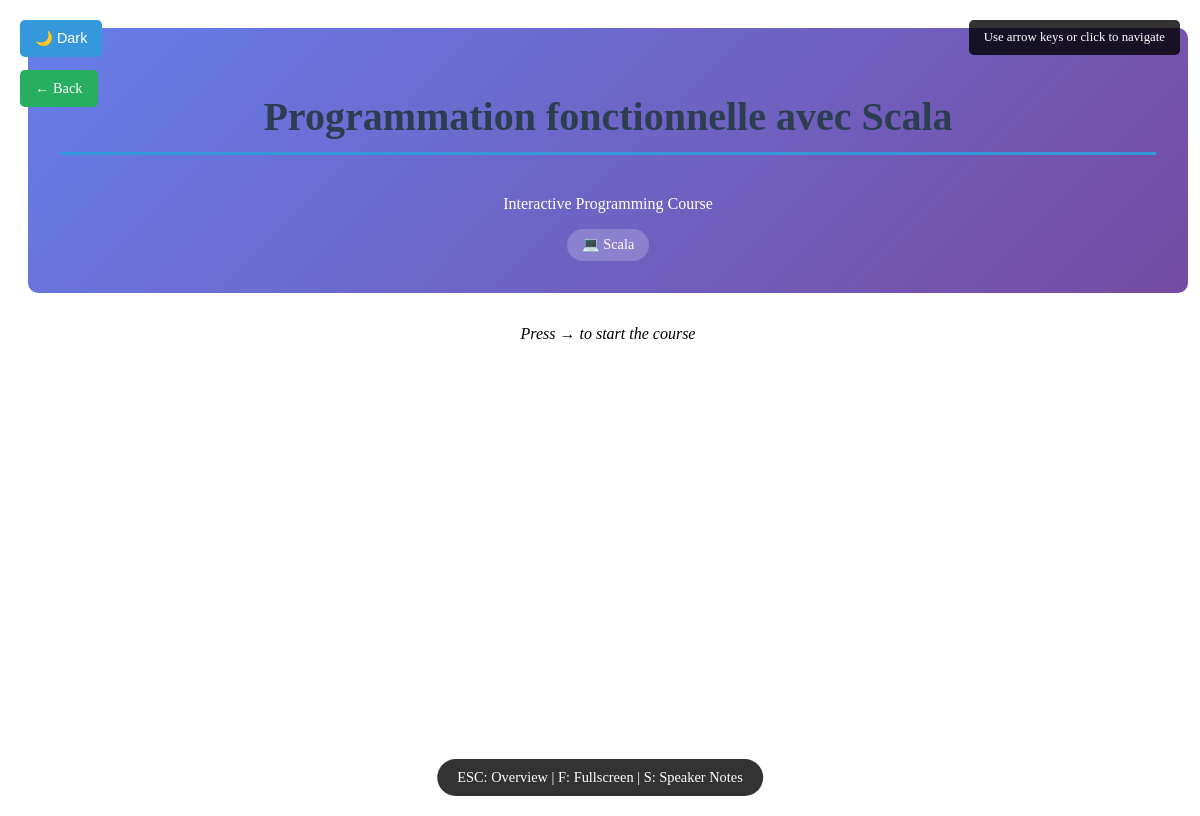
The page /course/1/slides (signed in) on the database its author committed.
### models.py (models this page shows)
class Course(db.Model):
    __tablename__ = 'courses'
    id = db.Column(db.Integer, primary_key=True)
    title = db.Column(db.String(200), nullable=False)
    description = db.Column(db.Text, nullable=True)
    content = db.Column(db.Text, nullable=True)  # Markdown content
    difficulty_level = db.Column(db.String(50), nullable=True)  # Beginner, Intermediate, Advanced
    programming_language = db.Column(db.String(50), nullable=True)  # Python, JavaScript, etc.
    estimated_hours = db.Column(db.Integer, nullable=True)  # Course duration in hours
    prerequisites = db.Column(db.Text, nullable=True)  # Prerequisites as text
    learning_objectives = db.Column(db.Text, nullable=True)  # What students will learn
    course_status = db.Column(db.String(20), default='draft')  # draft, published, archived
    pdf_generated = db.Column(db.Boolean, default=False)
    pdf_path = db.Column(db.String(255), nullable=True)  # Path to generated PDF
    uploaded_file_path = db.Column(db.String(255), nullable=True)  # Path to uploaded slide file
    uploaded_file_type = db.Column(db.String(10), nullable=True)  # 'pdf' or 'pptx'
    uploaded_file_name = db.Column(db.String(255), nullable=True)  # Original filename
    content_display_type = db.Column(db.String(20), default='markdown', nullable=False)  # 'markdown' or 'uploaded_file'
    teacher_id = db.Column(db.Integer, db.ForeignKey(User.id), nullable=False)
    created_at = db.Column(db.DateTime, default=datetime.now)
    updated_at = db.Column(db.DateTime, default=datetime.now, onupdate=datetime.now)
    teacher = db.relationship(User, backref='courses')

### routes.py (the view)
@app.route('/course/<int:course_id>/slides')
@require_login
def view_course_slides(course_id):
    if current_user.is_teacher():
        course = Course.query.filter_by(id=course_id, teacher_id=current_user.id).first_or_404()
    elif current_user.is_student():
        enrollment = Enrollment.query.filter_by(course_id=course_id, student_id=current_user.id).first()
        if not enrollment:
            flash('You are not enrolled in this course.', 'error')
            return redirect(url_for('student_dashboard'))
        course = Course.query.get_or_404(course_id)
    else:
        flash('Access denied.', 'error')
        return redirect(url_for('index'))
    return render_template('course_slides.html', course=course)

### auth.py (called while the page is built)
@login_manager.user_loader
def load_user(user_id):
    return User.query.get(int(user_id))

def require_login(f):
    @wraps(f)
    def decorated_function(*args, **kwargs):
        if not current_user.is_authenticated:
            session["next_url"] = request.url
            flash('Please log in to access this page.', 'warning')
            return redirect(url_for('login'))
        return f(*args, **kwargs)
    return decorated_function

### models.py (called while the page is built)
    def is_teacher(self):
        return self.role == 'teacher' or (self.role == 'admin' and hasattr(self, 'teacher_profile') and self.teacher_profile is not None)

### routes.py (called while the page is built)
@app.before_request
def make_session_permanent():
    session.permanent = True

@app.before_request
def check_password_change_required():
    exempt_routes = ['change_password', 'logout', 'static']
    if current_user.is_authenticated and current_user.password_change_required:
        if request.endpoint not in exempt_routes:
            flash('You must change your password before continuing.', 'warning')
            return redirect(url_for('change_password'))

### templates/course_slides.html (shortened to what this page needs)
<!DOCTYPE html>
<html lang="en">
<head>
    {% if course.content_display_type == 'uploaded_file' %}
    <link href="https://cdn.jsdelivr.net/npm/bootstrap@5.1.3/dist/css/bootstrap.min.css" rel="stylesheet">
    <link href="https://cdnjs.cloudflare.com/ajax/libs/font-awesome/6.0.0/css/all.min.css" rel="stylesheet">
    {% else %}
    <link rel="stylesheet" href="https://cdn.jsdelivr.net/npm/reveal.js@4.3.1/dist/reveal.css">
    <link rel="stylesheet" href="https://cdn.jsdelivr.net/npm/reveal.js@4.3.1/dist/theme/white.css" id="theme">
    <link rel="stylesheet" href="https://cdn.jsdelivr.net/npm/reveal.js@4.3.1/plugin/highlight/monokai.css">
    {% endif %}
</head>
<body>
    {% if course.content_display_type == 'uploaded_file' and course.uploaded_file_name %}
    <div class="container-fluid" style="height: 100vh; background: #f8f9fa;">
        <div class="row bg-primary text-white py-3">
            <div class="col-12">
                <div class="d-flex justify-content-between align-items-center">
                    <div>
                        <h4 class="mb-0">
                            <i class="fas fa-file-{{ 'pdf' if course.uploaded_file_type == 'pdf' else 'powerpoint' }} me-2"></i>
                            {{ course.title }}
                        </h4>
                        <small>{{ course.uploaded_file_name }}</small>
                    </div>
                    <div>
                        <a href="{{ url_for('download_course_slides', course_id=course.id) }}"
                           class="btn btn-light btn-sm me-2">
                            <i class="fas fa-download me-1"></i>Download
                        </a>
                        <a href="{{ url_for('student_dashboard') if current_user.is_student() else url_for('teacher_dashboard') }}"
                           class="btn btn-outline-light btn-sm">
                            <i class="fas fa-arrow-left me-1"></i>Back
                        </a>
                    </div>
                </div>
            </div>
        </div>
        <div class="row" style="height: calc(100vh - 80px);">
            <div class="col-12 p-0">
                {% if course.uploaded_file_type == 'pdf' %}
                    <iframe src="{{ url_for('view_course_file', course_id=course.id) }}"
                            width="100%" height="100%"
                            style="border: none; background: white;">
                        <div class="d-flex align-items-center justify-content-center h-100">
                            <div class="text-center">
                                <i class="fas fa-file-pdf fa-5x text-danger mb-3"></i>
                                <h4>PDF Viewer Not Supported</h4>
                                <p class="text-muted">Your browser doesn't support PDF viewing.</p>
                                <a href="{{ url_for('download_course_slides', course_id=course.id) }}"
                                   class="btn btn-primary">
                                    <i class="fas fa-download me-2"></i>Download PDF
                                </a>
                            </div>
                        </div>
                    </iframe>
                {% else %}
                    <div class="d-flex align-items-center justify-content-center h-100">
                        <div class="text-center">
                            <i class="fas fa-file-powerpoint fa-5x text-warning mb-4"></i>
                            <h4>{{ course.uploaded_file_name }}</h4>
                            <p class="text-muted mb-4">
                                PowerPoint presentations cannot be viewed directly in the browser.<br>
                                Please download the file to view the slides.
                            </p>
                            <a href="{{ url_for('download_course_slides', course_id=course.id) }}"
                               class="btn btn-primary btn-lg">
                                <i class="fas fa-download me-2"></i>
                                Download {{ course.uploaded_file_type.upper() }} File
                            </a>
                        </div>
                    </div>
                {% endif %}
            </div>
        </div>
    </div>
    {% else %}
    <button class="theme-toggle" onclick="toggleTheme()">🌙 Dark</button>
    <a href="{{ url_for('view_course', course_id=course.id) if current_user.is_authenticated and current_user.role == 'teacher' else (url_for('student_dashboard') if current_user.is_authenticated else url_for('index')) }}" class="back-link">
        ← Back
    </a>
    <div class="slide-navigation">
        Use arrow keys or click to navigate
    </div>
    <div class="reveal">
        <div class="slides" id="slides-container">
            <section>
                <div class="course-header">
                    <h1>{{ course.title }}</h1>
                    <p>{{ course.description or 'Interactive Programming Course' }}</p>
                    <div class="course-info">
                        {% if course.programming_language %}
                            <span class="info-badge">
                                💻 {{ course.programming_language }}
                            </span>
                        {% endif %}
                    </div>
                </div>
                <div style="text-align: center; margin-top: 2em;">
                    <p><em>Press → to start the course</em></p>
                </div>
            </section>
        </div>
    </div>
    <div class="navigation-controls">
        ESC: Overview | F: Fullscreen | S: Speaker Notes
    </div>
    {% endif %}
</body>
</html>

### templates/course_slides.html (style rules this page uses)
.reveal .slides section { text-align: left; height: 100vh; width: 100vw; box-sizing: border-box; padding: 20px; overflow: auto; }
.reveal h1, .reveal h2, .reveal h3 { text-align: center; color: #2c3e50; margin-bottom: 1em; }
.reveal h1 { font-size: 2.5em; border-bottom: 3px solid #3498db; padding-bottom: 0.3em; }
.course-header { background: linear-gradient(135deg, #667eea 0%, #764ba2 100%); color: white; padding: 2em; text-align: center; border-radius: 10px; margin-bottom: 1em; }
.course-info { display: flex; justify-content: center; gap: 2em; margin-top: 1em; flex-wrap: wrap; }
.info-badge { background: rgba(255,255,255,0.2); padding: 0.5em 1em; border-radius: 20px; font-size: 0.9em; }
.slide-navigation { position: fixed; top: 20px; right: 20px; z-index: 1000; background: rgba(0,0,0,0.8); color: white; padding: 10px 15px; border-radius: 5px; font-size: 0.8em; }
.navigation-controls { position: fixed; bottom: 20px; left: 50%; transform: translateX(-50%); z-index: 1000; background: rgba(0,0,0,0.8); color: white; padding: 10px 20px; border-radius: 25px; font-size: 0.9em; }
.theme-toggle { position: fixed; top: 20px; left: 20px; z-index: 1000; background: #3498db; color: white; border: none; padding: 10px 15px; border-radius: 5px; cursor: pointer; font-size: 0.9em; }
.back-link { position: fixed; top: 70px; left: 20px; z-index: 1000; background: #27ae60; color: white; text-decoration: none; padding: 10px 15px; border-radius: 5px; font-size: 0.9em; }
.reveal p, .reveal li { word-wrap: break-word; overflow-wrap: break-word; }

### rows shown on the page
Course: title "Programmation fonctionnelle avec Scala", description "Interactive Programming Course", programming_language "Scala"
